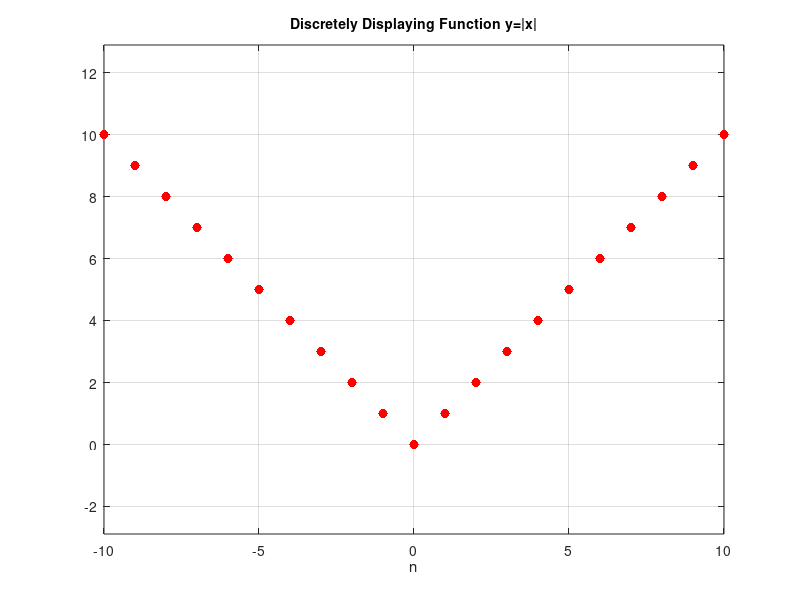

The MATLAB script that drew this image:
% 20130503 XY511 19:45
% 20130504 XY511 21:15
% AbrahamX @ NWPU
% Visualization of Data & Functions
% Just a simple example
n = (-10: 10)';
y = abs(n);
plot(n, y, 'r.', 'MarkerSize', 20)
axis equal
grid on
xlabel('n')
title('\fontsize{14}Discretely Displaying Function y=|x|')






% Comment: On the way of fucking Life the bitch till explode.
% No disturbance shall be allowed.